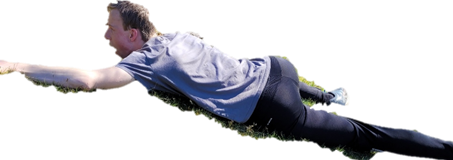
#> input picture art/minion_animations/david_minion/david_crawl/david_krype1.png, 453 x 160 px, found by its file name
$ python editing.py
#> lines starting #> are read from the running program, lines starting #| are printed output that depends on the picture
from PIL import Image, ImageOps


# Opens a image in RGB mode
im = Image.open(r"art/minion_animations\david_minion\david_crawl\david_krype1.png")
#> im is the input picture: PIL image 453x160 RGBA; mean R, G, B, A 30.9, 30.6, 35, 77.8

# Size of the image in pixels (size of original image)
# (This is not mandatory)
width, height = im.size
#> width = 453; height = 160

# Setting the points for cropped image
left = 0
top = 0
right = width - 0
#> right = 453
bottom = height - 0
#> bottom = 160

# Cropped image of above dimension
# (It will not change original image)
im1 = im.crop((left, top, right, bottom))

img_with_border = ImageOps.expand(im1,border=1,fill=(255, 0, 0))
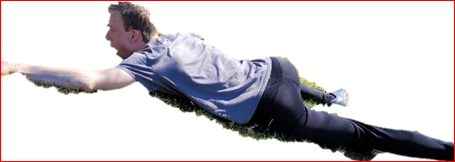
#> img_with_border: PIL image 455x162 RGBA; mean R, G, B, A 34.7, 30.1, 34.5, 80.8; transparent parts drawn white

# Save image
img_with_border.show()
#im1.save("art\player_animations\Hans\hans_run\Hans_springe.png")

$ run again, with art/minion_animations/david_minion/david_crawl/david_krype_2.png copied over art/minion_animations/david_minion/david_crawl/david_krype1.png
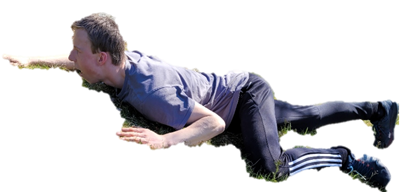
#> input picture art/minion_animations/david_minion/david_crawl/david_krype_2.png, 401 x 192 px, found by its file name
#> im is the input picture: PIL image 401x192 RGBA; mean R, G, B, A 33.1, 31.8, 36, 79.1
#> `img_with_border = ImageOps.expand(im1,border=1,fill=(255, 0, 0))`:
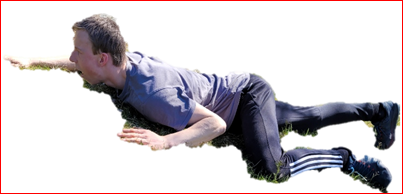
#> img_with_border: PIL image 403x194 RGBA; mean R, G, B, A 36.5, 31.3, 35.5, 81.7; transparent parts drawn white
